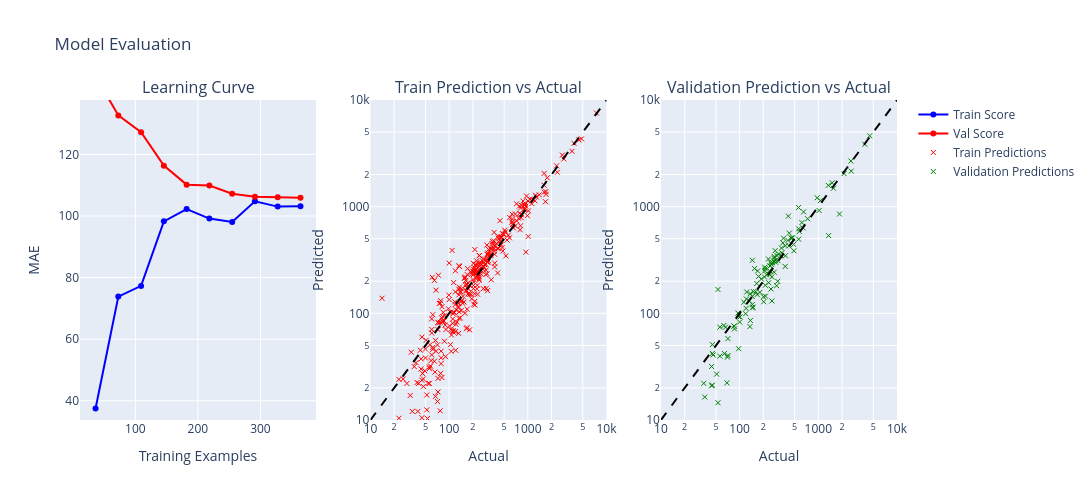

Notebook source saved alongside this figure:
### Code cell
plotting_pred_vs_actual_LC(pipeline_bm, X_train_ride_T1_bm, y_train_ride_T1_bm, X_val_ride_T1_bm, y_val_ride_T1_bm, X_train_ride_T1, X_val_ride_T1)

### Figure 1 — Plotly figure (JSON) as saved in the notebook; plotly's stock layout.template omitted (floating-point values rounded to 4 significant figures; data arrays with more than 128 entries replaced by an {"elided": "..."} marker saying what was removed)
{"data": [{"hovertemplate": "Size: %{x:.0f}<br>MAE: %{y:.0f}s<extra></extra>", "line": {"color": "blue"}, "mode": "lines+markers", "name": "Train Score", "type": "scatter", "x": [36.4, 72.8, 109.2, 145.6, 182.0, 218.4, 254.8, 291.2, 327.6, 364.0], "xaxis": "x", "y": [37.51, 73.83, 77.31, 98.26, 102.3, 99.15, 98.07, 104.8, 103.0, 103.2], "yaxis": "y"}, {"hovertemplate": "Size: %{x:.0f}<br>MAE: %{y:.0f}s<extra></extra>", "line": {"color": "red"}, "mode": "lines+markers", "name": "Val Score", "type": "scatter", "x": [36.4, 72.8, 109.2, 145.6, 182.0, 218.4, 254.8, 291.2, 327.6, 364.0], "xaxis": "x", "y": [145.5, 132.7, 127.2, 116.4, 110.2, 109.9, 107.2, 106.2, 106.1, 105.9], "yaxis": "y"}, {"customdata": {"elided": "364 int values"}, "hovertemplate": "<b>Segment ID:</b> %{text}<br><b>Actual:</b> %{x:.0f}s<br><b>Predicted:</b> %{y:.0f}s<extra></extra>", "marker": {"line": {"color": "red", "width": 1}, "size": 5, "symbol": "x-thin"}, "mode": "markers", "name": "Train Predictions", "text": {"elided": "364 float values"}, "type": "scatter", "x": {"elided": "364 int values"}, "xaxis": "x2", "y": {"elided": "364 float values"}, "yaxis": "y2"}, {"line": {"color": "black", "dash": "dash"}, "mode": "lines", "showlegend": false, "type": "scatter", "x": [10, 10000], "xaxis": "x2", "y": [10, 10000], "yaxis": "y2"}, {"customdata": {"elided": "132 int values"}, "hovertemplate": "<b>Segment ID:</b> %{text}<br><b>Actual:</b> %{x:.0f}s<br><b>Predicted:</b> %{y:.0f}s<extra></extra>", "marker": {"line": {"color": "green", "width": 1}, "size": 5, "symbol": "x-thin"}, "mode": "markers", "name": "Validation Predictions", "text": {"elided": "132 float values"}, "type": "scatter", "x": {"elided": "132 int values"}, "xaxis": "x3", "y": {"elided": "132 float values"}, "yaxis": "y3"}, {"line": {"color": "black", "dash": "dash"}, "mode": "lines", "showlegend": false, "type": "scatter", "x": [10, 10000], "xaxis": "x3", "y": [10, 10000], "yaxis": "y3"}], "layout": {"annotations": [{"font": {"size": 16}, "showarrow": false, "text": "Learning Curve", "x": 0.1444, "xanchor": "center", "xref": "paper", "y": 1, "yanchor": "bottom", "yref": "paper"}, {"font": {"size": 16}, "showarrow": false, "text": "Train Prediction vs Actual", "x": 0.5, "xanchor": "center", "xref": "paper", "y": 1, "yanchor": "bottom", "yref": "paper"}, {"font": {"size": 16}, "showarrow": false, "text": "Validation Prediction vs Actual", "x": 0.8556, "xanchor": "center", "xref": "paper", "y": 1, "yanchor": "bottom", "yref": "paper"}], "height": 500, "hovermode": "closest", "title": {"text": "Model Evaluation"}, "width": 1400, "xaxis": {"anchor": "y", "domain": [0, 0.2889], "title": {"text": "Training Examples"}}, "xaxis2": {"anchor": "y2", "domain": [0.3556, 0.6444], "range": [1, 4], "title": {"text": "Actual"}, "type": "log"}, "xaxis3": {"anchor": "y3", "domain": [0.7111, 1], "range": [1, 4], "title": {"text": "Actual"}, "type": "log"}, "yaxis": {"anchor": "x", "domain": [0, 1], "range": [33.76, 137.7], "title": {"text": "MAE"}}, "yaxis2": {"anchor": "x2", "domain": [0, 1], "range": [1, 4], "title": {"text": "Predicted"}, "type": "log"}, "yaxis3": {"anchor": "x3", "domain": [0, 1], "range": [1, 4], "title": {"text": "Predicted"}, "type": "log"}}}
